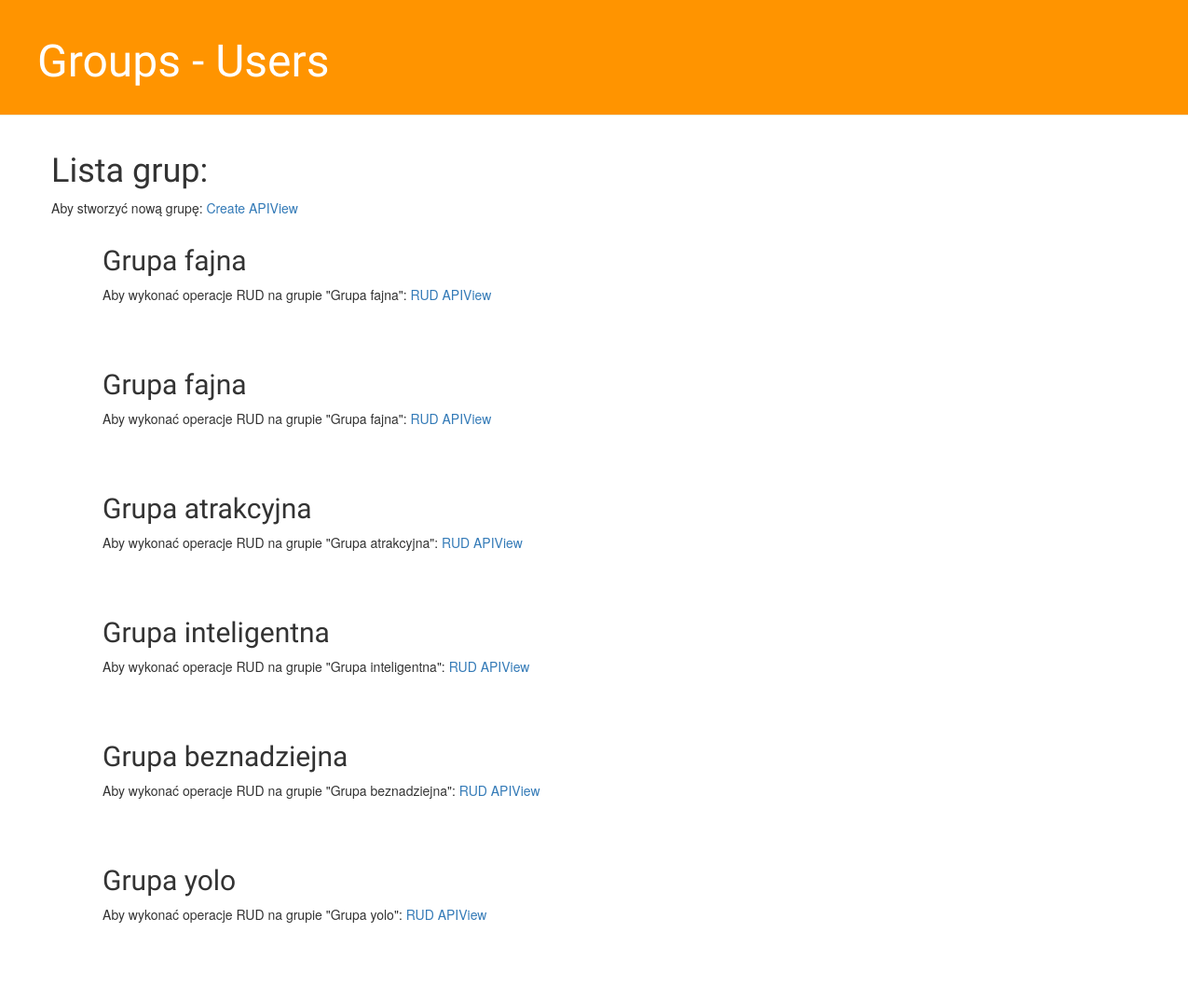
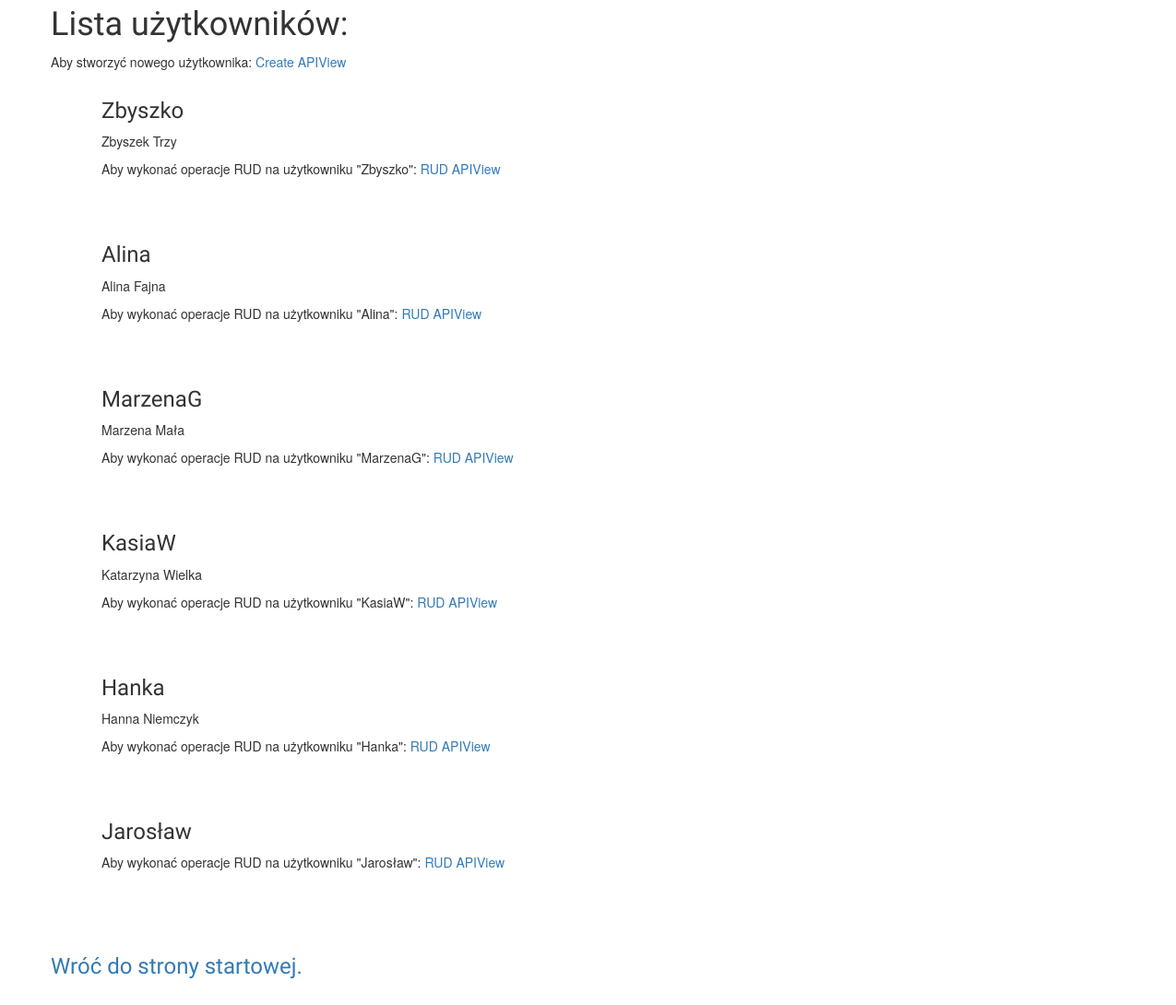
Before: /UGlist/ with the older database file (2 pictures, top to bottom).
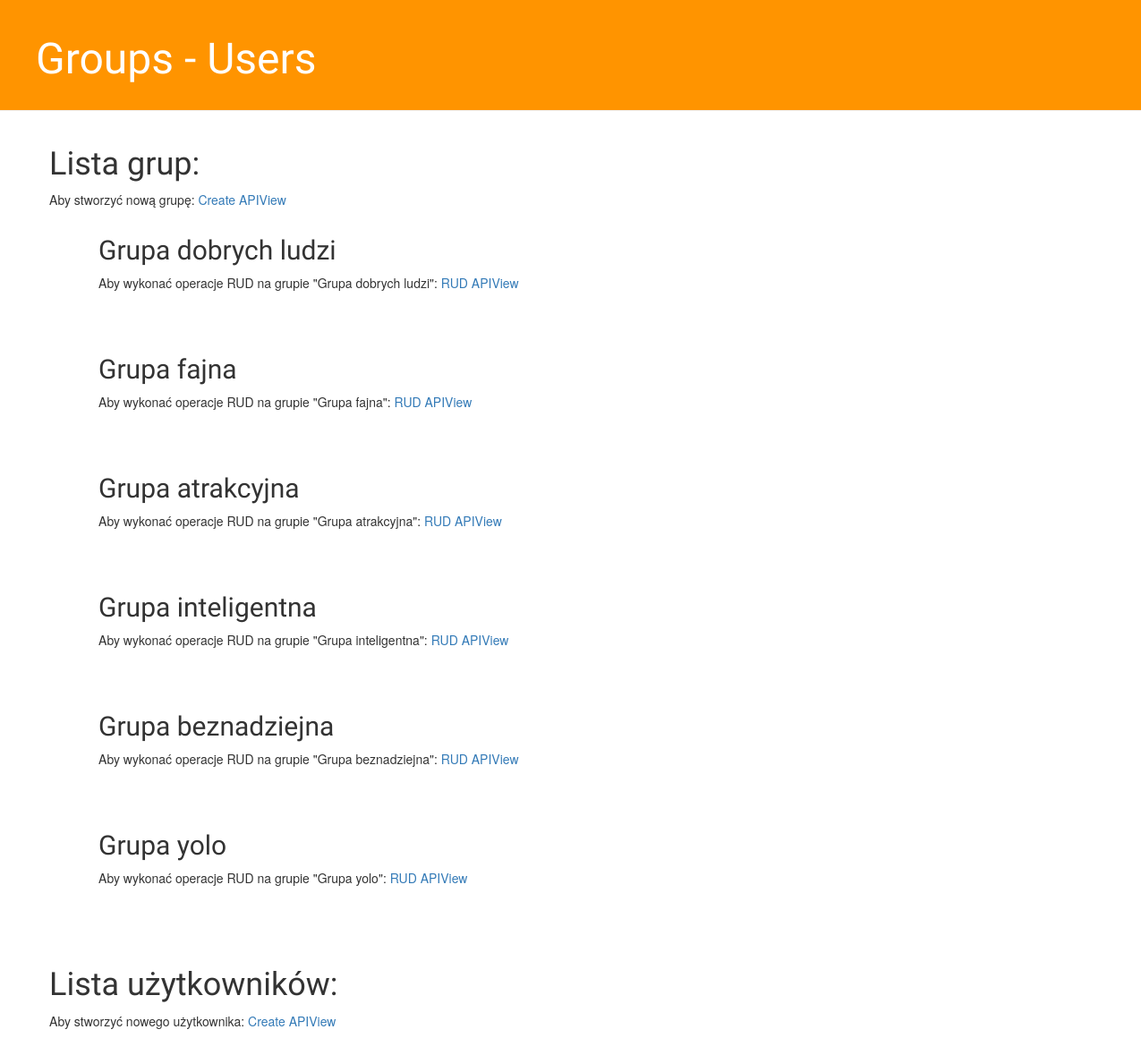
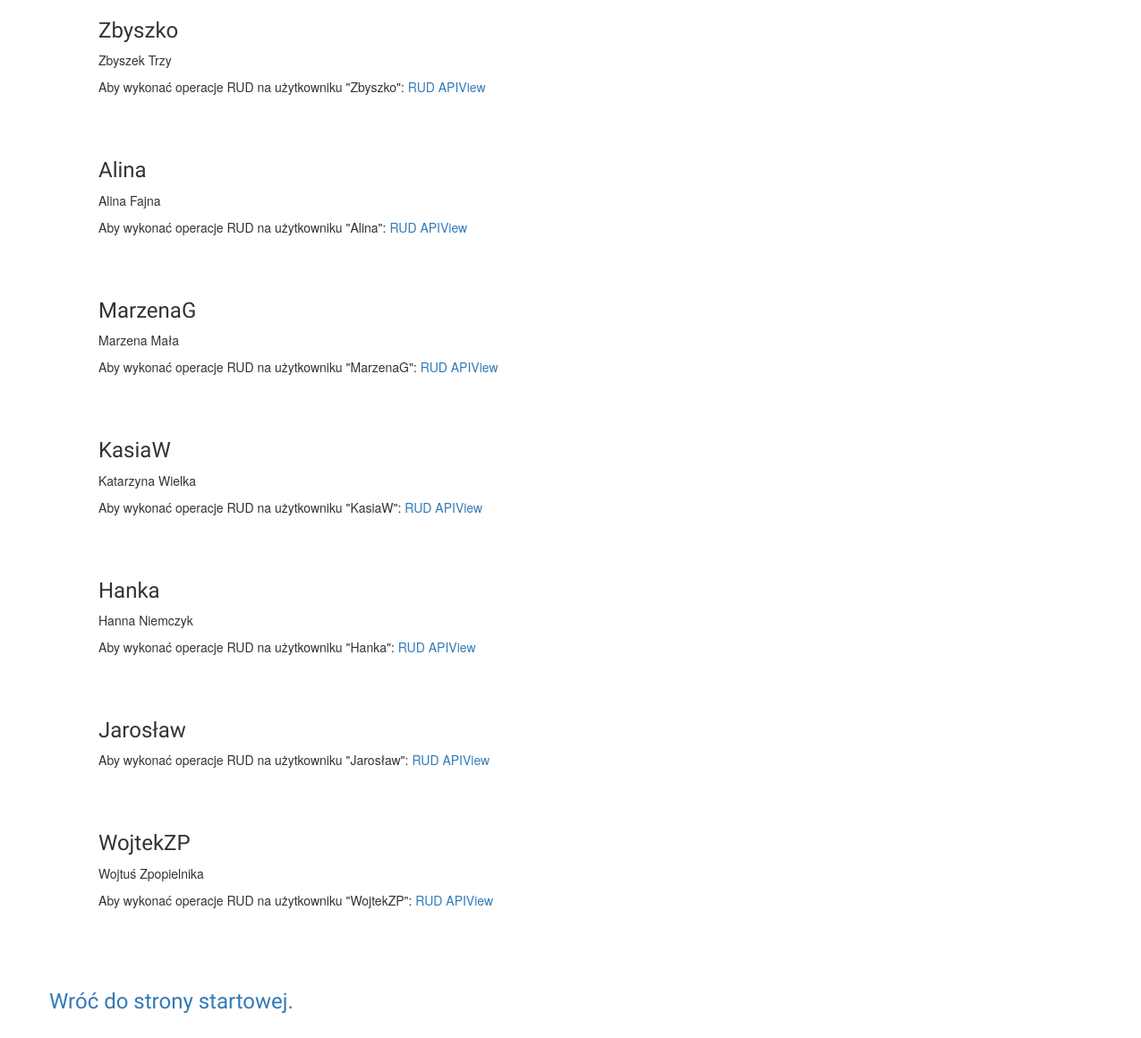
After: the same page with the newer database file (2 pictures, top to bottom).
### groups/models.py (models this page shows, shortened)
class Group(models.Model):
    name = models.CharField(max_length=48)

class User(models.Model):
    username = models.CharField(max_length=120)
    first_name = models.CharField(max_length=120, null=True, blank=True)
    last_name = models.CharField(max_length=120, null=True, blank=True)
    group = models.ManyToManyField(Group)

### groups/views.py (the view)
# urls.py: path('UGlist/', views.UsersGroupsList, name='UGlist'),
def UsersGroupsList(request):
    users = User.objects.all()
    groups = Group.objects.all()
    return render(request, 'groups/users_groups_list.html', {'users': users, 'groups': groups})

### groups/templates/groups/users_groups_list.html
{% extends 'groups/base.html' %}
{% block content %}
        <h1>Lista grup:</h1>
    <p>Aby stworzyć nową grupę: <a href="/group">Create APIView</a><p>
    <div class="content container">
    <div class="row">
        <div class="col-md-8">
            {% for group in groups %}
                <div class="post">
                    <h2>{{ group.name }}</h2>
                    <p>Aby wykonać operacje RUD na grupie "{{group.name}}": <a href="/group/{{group.pk}}">RUD APIView</a></p>
                </div>
            {% endfor %}
        </div>
    </div>
</div>
        <h1>Lista użytkowników:</h1>
        <p>Aby stworzyć nowego użytkownika: <a href="/user">Create APIView</a><p>
        <div class="content container">
    <div class="row">
        <div class="col-md-8">
            {% for user in users %}
                <div class="post">
                    <h3>{{ user.username }}</h3>
                    <p>{% if user.first_name is not null %}{{ user.first_name }}{% endif %}
                        {% if user.last_name %}{{ user.last_name }}{% endif %}</p>
                    <p>Aby wykonać operacje RUD na użytkowniku "{{user.username}}": <a href="/user/{{user.pk}}">RUD APIView</a></p>
                </div>
            {% endfor %}
        </div>
    </div>
</div>
{% endblock %}

### groups/templates/groups/base.html (shortened to what this page needs)
{% load staticfiles %}
<html>
<head>
    <link rel="stylesheet" href="//maxcdn.bootstrapcdn.com/bootstrap/3.2.0/css/bootstrap.min.css">
    <link rel="stylesheet" href="//maxcdn.bootstrapcdn.com/bootstrap/3.2.0/css/bootstrap-theme.min.css">
    <link rel="stylesheet" href="{% static 'css/groups.css' %}">
    <link rel="stylesheet" href="{% static 'css/groups.css' %}">
</head>
<body>
    <div class="page-header">
        <h1><a href="/">Groups - Users</a></h1>
    </div>
    <div class="content container">
        <div class="row">
            <div class="col-md-8">
            {% block content %}
            {% endblock %}
                {% if request.get_full_path != "/" %}
                <h3><a href="/">Wróć do strony startowej.</a></h3>
                {% endif %}
                <br>
            </div>
        </div>
    </div>
</body>
</html>

### groups/static/css/groups.css (style rules this page uses)
.page-header { background-color: #ff9400; margin-top: 0; padding: 20px 20px 20px 40px; }
.page-header h1, .page-header h1 a, .page-header h1 a:visited, .page-header h1 a:active { color: #ffffff; font-size: 36pt; text-decoration: none; }
.content { margin-left: 40px; }
h1, h2, h3, h4 { font-family: 'Lobster', cursive; }
.post { margin-bottom: 70px; }

Changed rows visible on the page:
changed Group: name "Grupa fajna" → "Grupa dobrych ludzi"
added User: username "WojtekZP", first_name "Wojtuś", last_name "Zpopielnika"
